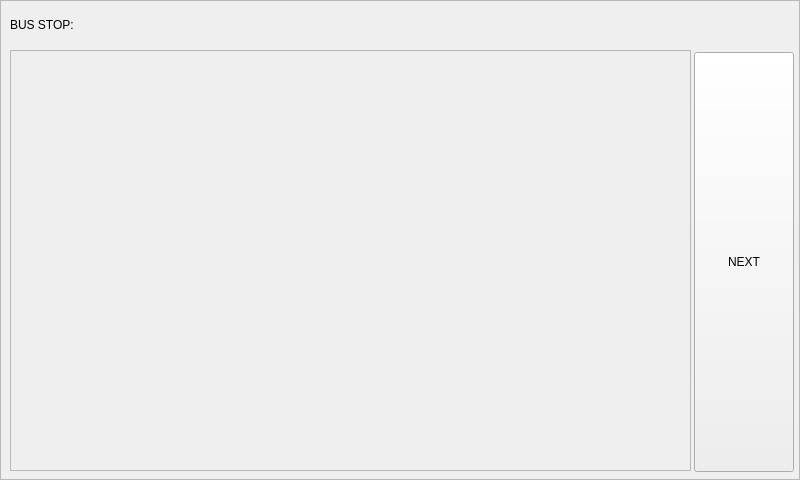
<?xml version="1.0" encoding="UTF-8"?>
<ui version="4.0">
 <class>Frame</class>
 <widget class="QFrame" name="Frame">
  <property name="geometry">
   <rect>
    <x>0</x>
    <y>0</y>
    <width>800</width>
    <height>480</height>
   </rect>
  </property>
  <property name="windowTitle">
   <string>Frame</string>
  </property>
  <property name="frameShape">
   <enum>QFrame::StyledPanel</enum>
  </property>
  <property name="frameShadow">
   <enum>QFrame::Raised</enum>
  </property>
  <widget class="QLabel" name="lbl_selected_bus">
   <property name="geometry">
    <rect>
     <x>10</x>
     <y>10</y>
     <width>620</width>
     <height>30</height>
    </rect>
   </property>
   <property name="text">
    <string>BUS STOP: </string>
   </property>
  </widget>
  <widget class="QScrollArea" name="scrollArea">
   <property name="geometry">
    <rect>
     <x>10</x>
     <y>50</y>
     <width>681</width>
     <height>421</height>
    </rect>
   </property>
   <property name="widgetResizable">
    <bool>true</bool>
   </property>
   <widget class="QWidget" name="scrollAreaWidgetContents">
    <property name="enabled">
     <bool>true</bool>
    </property>
    <property name="geometry">
     <rect>
      <x>0</x>
      <y>0</y>
      <width>679</width>
      <height>419</height>
     </rect>
    </property>
    <widget class="QWidget" name="horizontalLayoutWidget">
     <property name="geometry">
      <rect>
       <x>9</x>
       <y>9</y>
       <width>661</width>
       <height>401</height>
      </rect>
     </property>
     <layout class="QHBoxLayout" name="scrollArea_layout"/>
    </widget>
   </widget>
  </widget>
  <widget class="QPushButton" name="pushButton_Next">
   <property name="geometry">
    <rect>
     <x>694</x>
     <y>52</y>
     <width>100</width>
     <height>420</height>
    </rect>
   </property>
   <property name="text">
    <string>NEXT</string>
   </property>
  </widget>
 </widget>
 <resources/>
 <connections/>
</ui>
